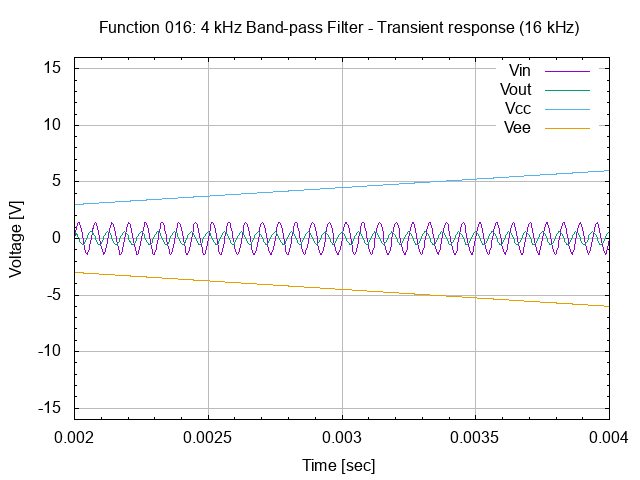

The gnuplot source for this figure:
# set terminal
set term png

# set graph
set output "26.016.00.01.02.04.png"
set title "Function 016: 4 kHz Band-pass Filter - Transient response (16 kHz)"

# setup Y-axis
set yrange [-16:16]
set grid ytics lt 1 lw 1 lc rgb "#bbbbbb"
set mytics
set ylabel "Voltage [V]"

# setup X-axis
set grid xtics lt 1 lw 1 lc rgb "#bbbbbb"
set mxtics
set xrange [0.002:0.004]
set xlabel "Time [sec]"

# setup plot style
set style data lines
plot '26.016.00.01.02.dat' using 1:2 title "Vin", \
     '26.016.00.01.02.dat' using 1:3 title "Vout", \
     '26.016.00.01.02.dat' using 1:4 title "Vcc", \
     '26.016.00.01.02.dat' using 1:5 title "Vee"

# set output back to default
set output

# reset terminal type
set terminal pop
